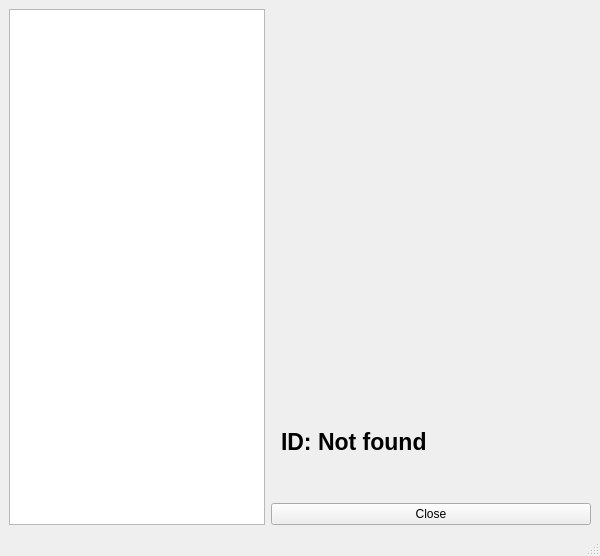
<?xml version="1.0" encoding="UTF-8"?>
<ui version="4.0">
 <class>MainWindow</class>
 <widget class="QMainWindow" name="MainWindow">
  <property name="geometry">
   <rect>
    <x>0</x>
    <y>0</y>
    <width>600</width>
    <height>556</height>
   </rect>
  </property>
  <property name="windowTitle">
   <string>MainWindow</string>
  </property>
  <widget class="QWidget" name="centralwidget">
   <layout class="QGridLayout" name="gridLayout">
    <item row="2" column="1">
     <widget class="QPushButton" name="closeButton">
      <property name="text">
       <string>Close</string>
      </property>
     </widget>
    </item>
    <item row="0" column="1">
     <layout class="QVBoxLayout" name="verticalLayout">
      <property name="spacing">
       <number>10</number>
      </property>
      <property name="leftMargin">
       <number>10</number>
      </property>
      <property name="topMargin">
       <number>10</number>
      </property>
      <property name="rightMargin">
       <number>10</number>
      </property>
      <property name="bottomMargin">
       <number>10</number>
      </property>
      <item>
       <widget class="QLabel" name="detectedImage">
        <property name="minimumSize">
         <size>
          <width>300</width>
          <height>400</height>
         </size>
        </property>
        <property name="maximumSize">
         <size>
          <width>300</width>
          <height>400</height>
         </size>
        </property>
        <property name="autoFillBackground">
         <bool>true</bool>
        </property>
        <property name="text">
         <string/>
        </property>
       </widget>
      </item>
      <item>
       <widget class="QLabel" name="detectedName">
        <property name="maximumSize">
         <size>
          <width>333</width>
          <height>30</height>
         </size>
        </property>
        <property name="font">
         <font>
          <pointsize>17</pointsize>
          <weight>75</weight>
          <bold>true</bold>
         </font>
        </property>
        <property name="text">
         <string>ID: Not found</string>
        </property>
        <property name="scaledContents">
         <bool>false</bool>
        </property>
       </widget>
      </item>
     </layout>
    </item>
    <item row="1" column="1">
     <spacer name="verticalSpacer">
      <property name="orientation">
       <enum>Qt::Vertical</enum>
      </property>
      <property name="sizeHint" stdset="0">
       <size>
        <width>20</width>
        <height>40</height>
       </size>
      </property>
     </spacer>
    </item>
    <item row="0" column="0" rowspan="3">
     <widget class="QGraphicsView" name="graphicsView"/>
    </item>
   </layout>
  </widget>
  <widget class="QMenuBar" name="menubar">
   <property name="geometry">
    <rect>
     <x>0</x>
     <y>0</y>
     <width>600</width>
     <height>22</height>
    </rect>
   </property>
  </widget>
  <widget class="QStatusBar" name="statusbar"/>
 </widget>
 <resources/>
 <connections/>
</ui>
